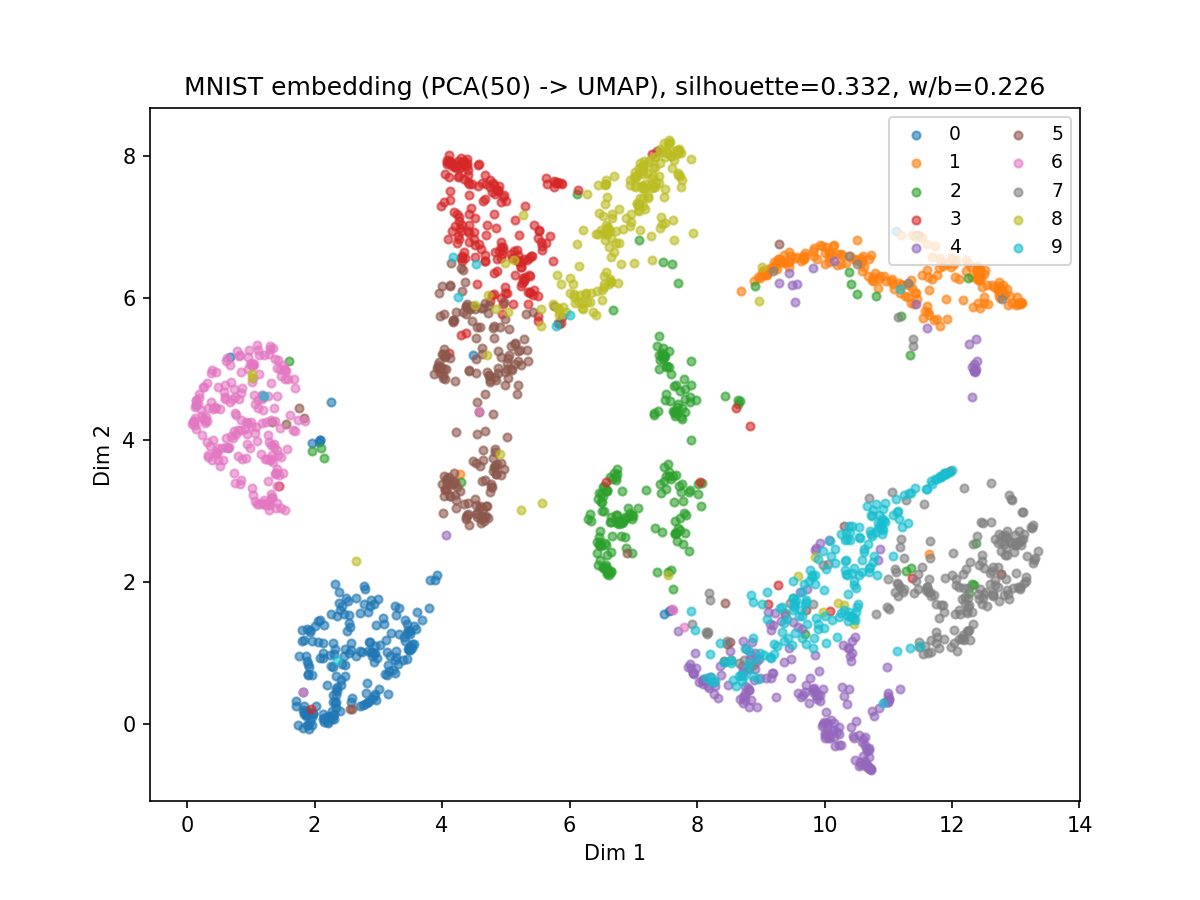

The Python source for this figure:
"""
MNIST digit embedding: flatten -> PCA -> UMAP -> 2D scatter colored by digit.

Uses the same pipeline as gate_similarity_embedding.py but on raw MNIST images:
  - Load MNIST (torchvision), collect images per digit
  - Flatten each image: vec = img.reshape(-1)
  - PCA(n_components) -> UMAP(2)
  - Plot 2D scatter by digit, optional silhouette and within/between ratio

Example:
  python mnist_embedding.py --num_per_digit 500 --out ./mnist_embedding.png
"""

import argparse
import os
import warnings
from typing import Tuple

import numpy as np

try:
    import umap
    HAS_UMAP = True
except ImportError:
    HAS_UMAP = False

from sklearn.decomposition import PCA
from sklearn.manifold import TSNE
from sklearn.metrics import silhouette_score

import torch
from torchvision.datasets import MNIST

from utils_anal.anal_paths import output_dir


def parse_args() -> argparse.Namespace:
    parser = argparse.ArgumentParser(
        description="MNIST embedding: flatten -> PCA -> UMAP, colored by digit."
    )
    parser.add_argument(
        "--root",
        type=str,
        default="./mnist_data_pytorch",
        help="Root directory for MNIST data (download if missing).",
    )
    parser.add_argument(
        "--train",
        action="store_true",
        default=True,
        help="Use training set (default: True).",
    )
    parser.add_argument(
        "--no_train",
        action="store_false",
        dest="train",
        help="Use test set.",
    )
    parser.add_argument(
        "--num_per_digit",
        type=int,
        default=500,
        help="Max number of images per digit (default: 500).",
    )
    parser.add_argument(
        "--pca_components",
        type=int,
        default=50,
        help="Number of PCA components before UMAP (default: 50).",
    )
    parser.add_argument(
        "--save_dir",
        type=str,
        default=str(
            output_dir("E_relevance_alignment", "mnist_embedding", "figs")
            / "mnist_embedding.png"
        ),
        help="Output image path.",
    )
    parser.add_argument(
        "--seed",
        type=int,
        default=42,
        help="Random seed (default: 42).",
    )
    return parser.parse_args()


def load_mnist_by_digit(
    root: str,
    train: bool,
    num_per_digit: int,
) -> Tuple[np.ndarray, np.ndarray]:
    """
    Load MNIST and collect up to num_per_digit images per digit.

    Returns:
        X: (N, 784) float64, flattened images in [0, 1]
        labels: (N,) int64, digit labels 0-9
    """
    dataset = MNIST(root=root, train=train, download=True)

    digit_to_indices = {d: [] for d in range(10)}
    for idx in range(len(dataset)):
        _, label = dataset[idx]
        d = int(label)
        if len(digit_to_indices[d]) < num_per_digit:
            digit_to_indices[d].append(idx)

    vectors = []
    labels = []
    for d in range(10):
        for idx in digit_to_indices[d]:
            img, _ = dataset[idx]
            arr = np.array(img, dtype=np.float64) / 255.0
            vec = arr.reshape(-1)
            vectors.append(vec)
            labels.append(d)

    X = np.stack(vectors, axis=0)
    labels = np.array(labels, dtype=np.int64)
    return X, labels


def reduce_pca_umap(
    X: np.ndarray,
    n_pca: int = 50,
    use_umap: bool = True,
    random_state: int = 42,
) -> np.ndarray:
    if X.shape[1] > n_pca:
        pca = PCA(n_components=n_pca, random_state=random_state)
        X_reduced = pca.fit_transform(X)
    else:
        X_reduced = X

    if use_umap and HAS_UMAP:
        with warnings.catch_warnings():
            warnings.filterwarnings("ignore", message=".*n_jobs.*random_state.*")
            reducer = umap.UMAP(n_components=2, random_state=random_state)
            X_2d = reducer.fit_transform(X_reduced)
    else:
        tsne = TSNE(n_components=2, random_state=random_state, perplexity=min(30, len(X) - 1))
        X_2d = tsne.fit_transform(X_reduced)
    return X_2d


def compute_silhouette_and_ratio(
    X_2d: np.ndarray,
    labels: np.ndarray,
) -> Tuple[float, float]:
    silhouette = silhouette_score(X_2d, labels)
    unique_labels = np.unique(labels)
    centroids = np.array([X_2d[labels == d].mean(axis=0) for d in unique_labels])
    within_dists = [
        np.mean(np.linalg.norm(X_2d[labels == d] - centroids[i], axis=1))
        for i, d in enumerate(unique_labels)
    ]
    mean_within = np.mean(within_dists)
    between_dists = []
    for i in range(len(unique_labels)):
        for j in range(i + 1, len(unique_labels)):
            between_dists.append(np.linalg.norm(centroids[i] - centroids[j]))
    mean_between = np.mean(between_dists) if between_dists else 1e-8
    within_between_ratio = mean_within / mean_between
    return float(silhouette), float(within_between_ratio)


def main() -> None:
    args = parse_args()
    np.random.seed(args.seed)
    if torch.cuda.is_available():
        torch.manual_seed(args.seed)

    print("Loading MNIST...")
    X, labels = load_mnist_by_digit(
        root=args.root,
        train=args.train,
        num_per_digit=args.num_per_digit,
    )
    split = "train" if args.train else "test"
    print(f"Loaded {X.shape[0]} images ({X.shape[1]} dims), split={split}")

    method = "UMAP" if HAS_UMAP else "t-SNE"
    print(f"Reducing with PCA({args.pca_components}) -> {method}(2)...")
    X_2d = reduce_pca_umap(
        X,
        n_pca=args.pca_components,
        use_umap=HAS_UMAP,
        random_state=args.seed,
    )

    sil, ratio = compute_silhouette_and_ratio(X_2d, labels)
    print(f"Silhouette={sil:.4f}, within/between={ratio:.4f}")

    import matplotlib
    matplotlib.use("Agg")
    import matplotlib.pyplot as plt

    fig, ax = plt.subplots(1, 1, figsize=(8, 6))
    cmap = plt.cm.tab10
    for d in range(10):
        mask = labels == d
        if mask.sum() == 0:
            continue
        ax.scatter(
            X_2d[mask, 0],
            X_2d[mask, 1],
            c=[cmap((d + 0.5) / 10)],
            label=str(d),
            alpha=0.6,
            s=15,
        )
    ax.set_title(f"MNIST embedding (PCA({args.pca_components}) -> {method}), silhouette={sil:.3f}, w/b={ratio:.3f}")
    ax.set_xlabel("Dim 1")
    ax.set_ylabel("Dim 2")
    ax.legend(loc="upper right", ncol=2, fontsize=9)

    out_dir = os.path.dirname(args.save_dir)
    if out_dir and not os.path.exists(out_dir):
        os.makedirs(out_dir, exist_ok=True)
    fig.savefig(args.save_dir, dpi=150)
    plt.close(fig)
    print(f"Saved: {args.save_dir}")


if __name__ == "__main__":
    main()
